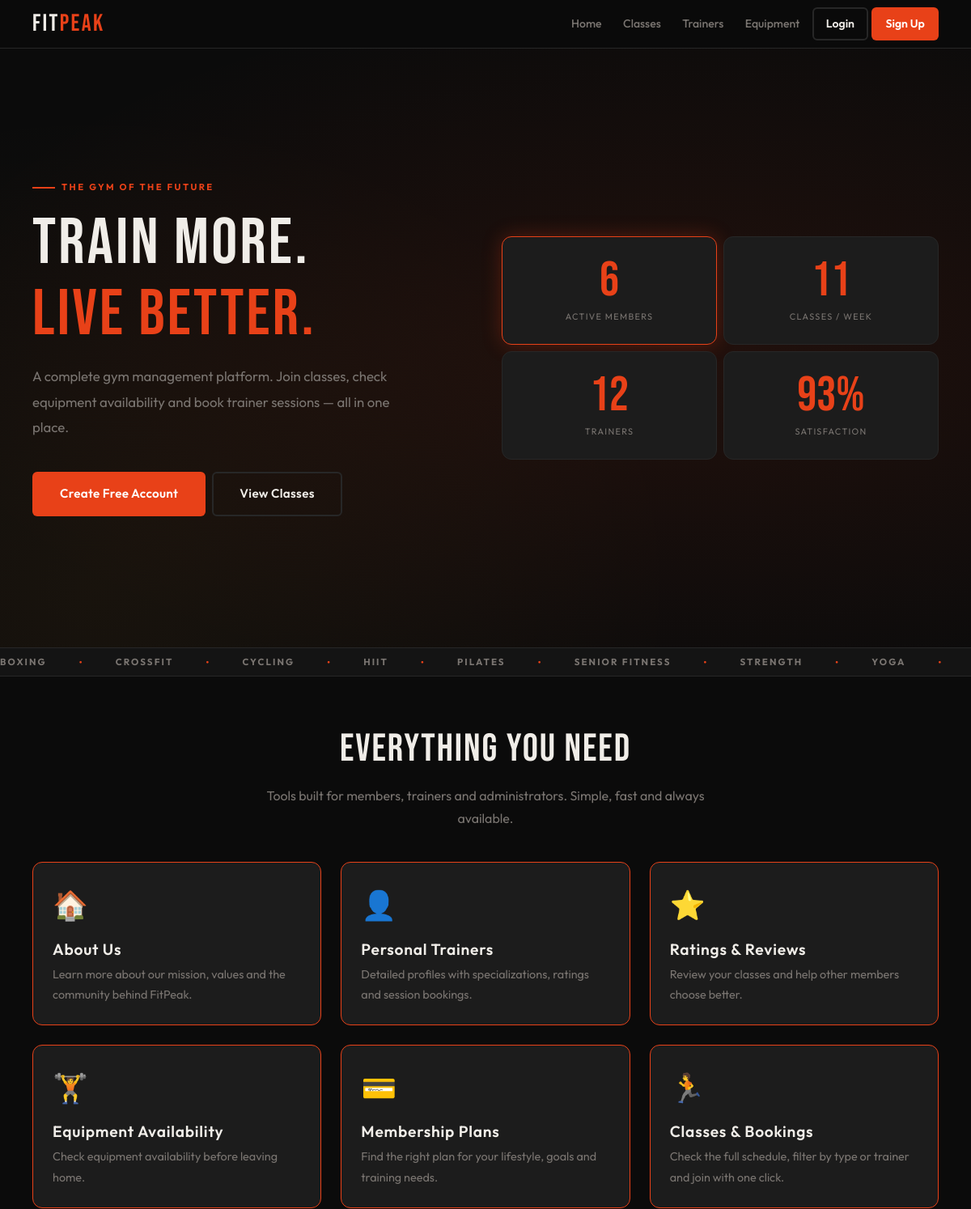
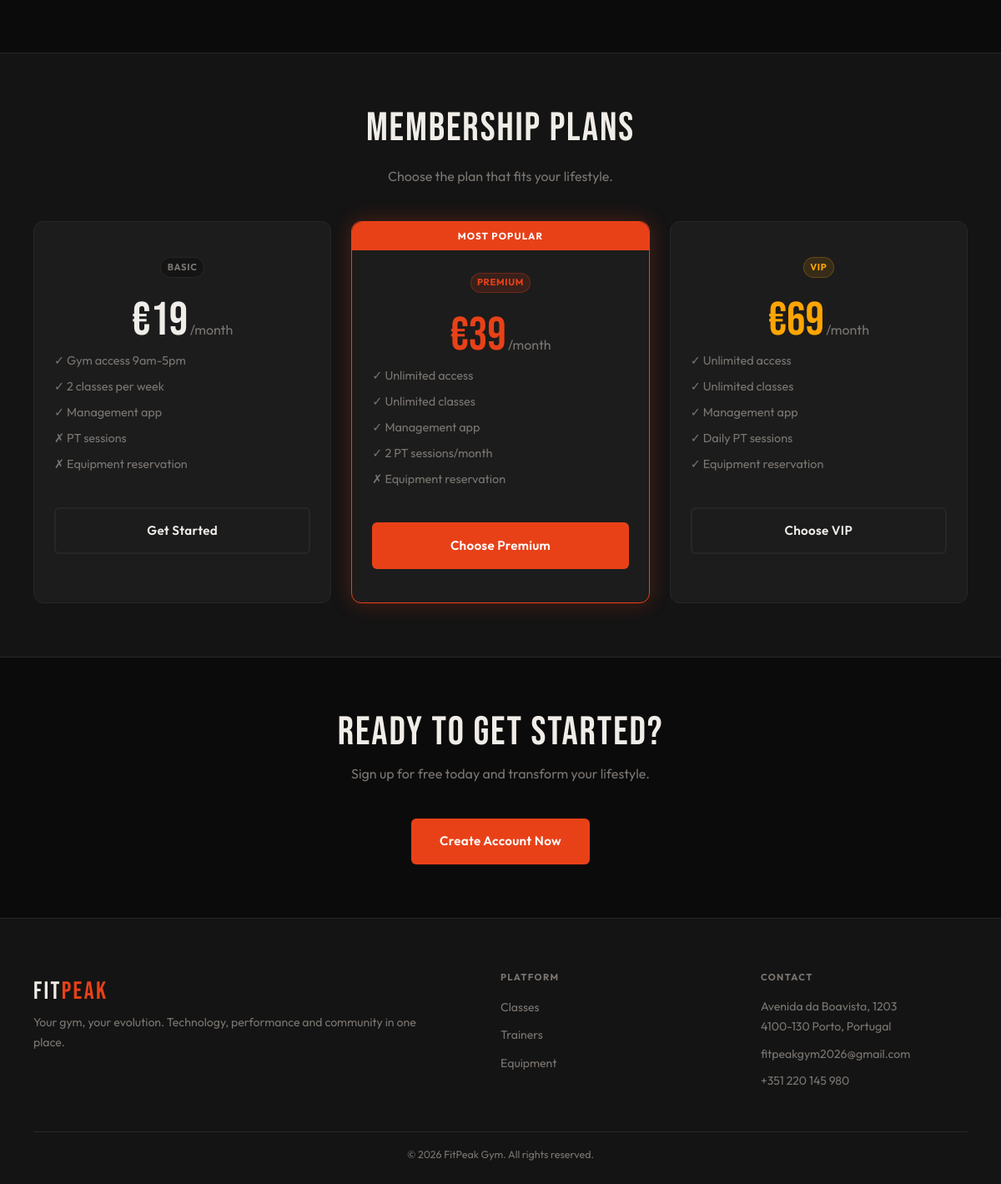
The page / on the database its author committed (2 pictures, top to bottom).
### tables this page shows
CREATE TABLE class_types (
    id INTEGER PRIMARY KEY AUTOINCREMENT,
    name TEXT UNIQUE NOT NULL,
    label TEXT NOT NULL,
    description TEXT,
    icon TEXT,
    active INTEGER NOT NULL DEFAULT 1
);

### db/home.php (called while the page is built, shortened)
<?php
function getHomeClassTypes($pdo) {
    $stmt = $pdo->prepare("
        SELECT label
        FROM class_types
        WHERE active = 1
        ORDER BY label
    ");
    $stmt->execute();
    return $stmt->fetchAll(PDO::FETCH_ASSOC);
}
?>

### template/home.php (the view)
<?php
function outputStatsGrid($stats) { ?>
    <div class="stats-grid">
        <?php foreach ($stats as $stat): ?>
            <article class="stat-box">
                <p class="stat-number">
                    <?= htmlspecialchars((string)$stat['number']) ?><?= htmlspecialchars($stat['suffix']) ?>
                </p>
                <p class="stat-label">
                    <?= htmlspecialchars($stat['label']) ?>
                </p>
            </article>
        <?php endforeach; ?>
    </div>
<?php }
function outputClassTicker($classTypes) { ?>
    <section class="classes-section">
        <div class="ticker-track">
            <?php for ($i = 0; $i < 4; $i++): ?>
                <div class="ticker-group">
                    <?php foreach ($classTypes as $type): ?>
                        <span><?= htmlspecialchars($type['label']) ?></span><span>●</span>
                    <?php endforeach; ?>
                </div>
            <?php endfor; ?>
        </div>
    </section>
<?php }
function outputFeatureCard($icon, $title, $text, $link = null, $class = 'feature-card') {
    ?>
    <article class="<?= htmlspecialchars($class) ?>">
        <a href="<?= htmlspecialchars($link ?? '#') ?>" class="feature-card-link">
            <div class="feature-icon"><?= htmlspecialchars($icon) ?></div>
            <h3><?= htmlspecialchars($title) ?></h3>
            <p><?= htmlspecialchars($text) ?></p>
        </a>
    </article>
<?php }

### includes/header.php (shortened to what this page needs)
<?php
if (!function_exists('output_header')) {
    function output_header($pageCss) {
        $loggedIn = isset($_SESSION['user_id']);
        $userRole = $_SESSION['role'] ?? '';
        $userIsAdmin = !empty($_SESSION['is_admin']) || $userRole === 'admin';
        $currentPath = $_SERVER['PHP_SELF'] ?? '';
        $isAdminArea = strpos($currentPath, '/admin/') !== false;
        $avatarHtml = '';
        if ($loggedIn && $isAdminArea && $userIsAdmin) {
            $headerArea = 'admin';
        } elseif ($loggedIn && $userRole === 'member') {
            $headerArea = 'member';
        } elseif ($loggedIn && $userRole === 'trainer') {
            $headerArea = 'trainer';
        } elseif ($loggedIn && $userRole === 'admin') {
            $headerArea = 'admin';
        } else {
            $headerArea = 'public';
        }
        if ($headerArea === 'member') {
            $logoLink = '../member/dashboard.php';
            $profileLink = '../member/profile.php';
        } elseif ($headerArea === 'trainer') {
            $logoLink = '../trainer/dashboard.php';
            $profileLink = '../trainer/profile.php';
        } elseif ($headerArea === 'admin') {
            $logoLink = '../admin/dashboard.php';
            $profileLink = '../admin/profile.php';
        } else {
            $logoLink = '../index.php';
        }
?>
<!DOCTYPE html>
<html lang="en">
<head>
    <link rel="stylesheet" href="../css/base.css">
    <link rel="stylesheet" href="../css/components.css">
    <link rel="stylesheet" href="../css/pages/<?= htmlspecialchars($pageCss) ?>">
</head>
<body>
<header>
    <nav class="navbar" aria-label="Main navigation">
        <a href="<?= htmlspecialchars($logoLink) ?>" class="logo">FIT<span>PEAK</span></a>
        <ul class="nav-menu">
            <?php if ($headerArea === 'member'): ?>
                <li><a href="../member/dashboard.php">Home</a></li>
                <li><a href="../member/classes.php">Classes</a></li>
                <li><a href="../member/trainers.php">Trainers</a></li>
                <li><a href="../member/equipment.php">Equipment</a></li>
                <?php if ($userIsAdmin): ?>
                    <li><a href="../pages/choose_area.php" class="nav-login">Switch Area</a></li>
                <?php endif; ?>
                <li class="nav-avatar">
                    <a href="../member/profile.php" class="avatar-link" title="My Profile">
                        <div class="avatar">
                            <?= $avatarHtml ?>
                        </div>
                    </a>
                </li>
            <?php else: ?>
                <li><a href="../index.php">Home</a></li>
                <li><a href="../pages/classes.php">Classes</a></li>
                <li><a href="../pages/trainers.php">Trainers</a></li>
                <li><a href="../pages/equipment.php">Equipment</a></li>
                <li><a href="../pages/login.php" class="nav-login">Login</a></li>
                <li><a href="../pages/register.php" class="nav-register">Sign Up</a></li>
            <?php endif; ?>
        </ul>
    </nav>
</header>
<?php
    }
}
?>

### index.php (shortened to what this page needs)
<?php
    require_once 'includes/header.php';
    require_once 'includes/footer.php';
    require_once 'db/home.php';
    require_once 'template/home.php';
    $pdo = getDatabaseConnection();
    $homeStats = getHomeStats($pdo);
    $classTypes = getHomeClassTypes($pdo);
    output_header('index.css');
?>
    <main class="main">
        <section class="intro-section">
            <div class="container">
                <div class="intro-layout">
                    <div class="intro-content">
                        <p class="small-text">The Gym of the Future</p>
                        <h1>
                            Train More.<br>
                            <span class="highlight">Live Better.</span>
                        </h1>
                        <p class="description">
                            A complete gym management platform. Join classes, check equipment availability and book trainer sessions — all in one place.
                        </p>
                        <div class="buttons-row">
                            <a href="pages/register.php" class="main-button">Create Free Account</a>
                            <a href="pages/classes.php" class="secondary-button">View Classes</a>
                        </div>
                    </div>
                    <?php outputStatsGrid($homeStats); ?>
                </div>
            </div>
        </section>
        <?php outputClassTicker($classTypes); ?>
        <section class="features-section" id="features">
            <div class="container">
                <header class="section-title">
                    <h2>Everything You Need</h2>
                    <p>
                        Tools built for members, trainers and administrators.
                        Simple, fast and always available.
                    </p>
                </header>
                <div class="features-grid">
                    <?php
                        outputFeatureCard('🏠', 'About Us', 'Learn more about our mission, values and the community behind FitPeak.', 'pages/about.php', 'feature-card');
                    ?>
                </div>
            </div>
        </section>
        <section class="plans-section" id="plans">
            <div class="container">
                <header class="section-title">
                    <h2>Membership Plans</h2>
                    <p>Choose the plan that fits your lifestyle.</p>
                </header>
                <div class="plans-grid">
                    <article class="plan-card">
                        <span class="plan-tag">Basic</span>
                        <div class="plan-price">
                            €19<span>/month</span>
                        </div>
                        <ul class="plan-list">
                            <li>✓ Gym access 9am-5pm</li>
                            <li>✓ 2 classes per week</li>
                            <li>✓ Management app</li>
                            <li>✗ PT sessions</li>
                            <li>✗ Equipment reservation</li>
                        </ul>
                        <a href="pages/register.php" class="secondary-button full-button">Get Started</a>
                    </article>
                    <article class="plan-card featured-plan">
                        <div class="plan-top-text">
                            <span>Most Popular</span>
                        </div>
                        <span class="plan-tag highlight-tag">Premium</span>
                        <div class="plan-price accent-price">
                            €39<span>/month</span>
                        </div>
                        <ul class="plan-list">
                            <li>✓ Unlimited access</li>
                            <li>✓ Unlimited classes</li>
                            <li>✓ Management app</li>
                            <li>✓ 2 PT sessions/month</li>
                            <li>✗ Equipment reservation</li>
                        </ul>
                        <a href="pages/register.php" class="main-button full-button">Choose Premium</a>
                    </article>
                    <article class="plan-card">
                        <span class="plan-tag vip-tag">VIP</span>
                        <div class="plan-price vip-price">
                            €69<span>/month</span>
                        </div>
                        <ul class="plan-list">
                            <li>✓ Unlimited access</li>
                            <li>✓ Unlimited classes</li>
                            <li>✓ Management app</li>
                            <li>✓ Daily PT sessions</li>
                            <li>✓ Equipment reservation</li>
                        </ul>
                        <a href="pages/register.php" class="secondary-button full-button">Choose VIP</a>
                    </article>
                </div>
            </div>
        </section>
        <section class="start-section" id="contact">
            <div class="container center-text">
                <h2>Ready to get started?</h2>
                <p>Sign up for free today and transform your lifestyle.</p>
                <a href="pages/register.php" class="main-button">Create Account Now</a>
            </div>
        </section>
    </main>
    <?php output_footer('pages/'); ?>

### includes/footer.php
<?php
function output_footer($basePath = '') {
    $safeBasePath = htmlspecialchars($basePath, ENT_QUOTES);
?>
    <footer class="site-footer">
        <div class="container">
            <div class="footer-grid">
                <div class="footer-box">
                    <span class="logo">FIT<span>PEAK</span></span>
                    <p>Your gym, your evolution. Technology, performance and community in one place.</p>
                </div>
                <div class="footer-box">
                    <h3>Platform</h3>
                    <ul>
                        <li><a href="<?= $safeBasePath ?>classes.php">Classes</a></li>
                        <li><a href="<?= $safeBasePath ?>trainers.php">Trainers</a></li>
                        <li><a href="<?= $safeBasePath ?>equipment.php">Equipment</a></li>
                    </ul>
                </div>
                <div class="footer-box">
                    <h3>Contact</h3>
                    <p>Avenida da Boavista, 1203<br>4100-130 Porto, Portugal</p>
                    <p>fitpeakgym2026@gmail.com</p>
                    <p>+351 220 145 980</p>
                </div>
            </div>
            <div class="footer-bottom">
                <p>&copy; 2026 FitPeak Gym. All rights reserved.</p>
            </div>
        </div>
    </footer>
    </body>
    </html>
<?php } ?>

### css/base.css (style rules this page uses)
:root { --bg: #0b0b0b; --surface: #141414; --card: #1c1c1c; --border: #272727; --accent: #e84118; --accent-glow: rgba(232, 65, 24, 0.28); --text: #f0ede8; --muted: #7a7571; --success: #2ed573; --warning: #ffa502; --danger: #ff4757; --info: #1e90ff; --ff-display: 'Bebas Neue', sans-serif; --ff-body: 'Outfit', sans-serif; --sp-xs: 0.25rem; --sp-sm: 0.5rem; --sp-md: 1rem; --sp-lg: clamp(1rem, 3vw, 1.5rem); --sp-xl: clamp(1.5rem, 5vw, 2.5rem); --sp-2xl: clamp(2rem, 7vw, 4rem); --nav-h: 60px; --r-sm: 6px; --r-md: 12px; --r-pill: 999px; --touch: 44px; --max-w: 1200px; --shadow-a: 0 0 24px var(--accent-glow); --t: 0.22s cubic-bezier(0.4, 0, 0.2, 1); }
*, *::before, *::after { box-sizing: border-box; margin: 0; padding: 0; }
html { font-size: 16px; scroll-behavior: smooth; -webkit-text-size-adjust: 100%; }
body { font-family: var(--ff-body); background: var(--bg); color: var(--text); line-height: 1.6; min-height: 100dvh; display: flex; flex-direction: column; overflow-x: hidden; }
a { color: inherit; text-decoration: none; }
ul, ol { list-style: none; }
h1, h2, h3, h4, h5, h6 { font-family: var(--ff-display); letter-spacing: 0.04em; line-height: 1.1; font-weight: 400; }
h1 { font-size: clamp(2.2rem, 7vw, 5rem); }
h2 { font-size: clamp(1.6rem, 5vw, 3rem); }
h3, h4 { font-size: clamp(1rem, 2.5vw, 1.2rem); font-family: var(--ff-body); font-weight: 600; }
p { line-height: 1.75; }
.container { width: 100%; max-width: var(--max-w); margin-inline: auto; padding-inline: var(--sp-md); }
.main { flex: 1; padding-top: var(--nav-h); }
.center-text { text-align: center; }
.full-button { width: 100%; }
@media (min-width: 640px) { .container { padding-inline: var(--sp-lg); } }
@media (min-width: 1024px) { .container { padding-inline: var(--sp-xl); } }

### rows shown on the page
class_types: label "BOXING"
class_types: label "CROSSFIT"
class_types: label "CYCLING"
class_types: label "HIIT"
class_types: label "PILATES"
class_types: label "SENIOR FITNESS"
class_types: label "STRENGTH"
class_types: label "YOGA"

### other values the page prints
$stat['number'] "6"
$stat['label'] "ACTIVE MEMBERS"
$stat['number'] "11"
$stat['label'] "CLASSES / WEEK"
$stat['number'] "12"
$stat['label'] "TRAINERS"
$stat['number'] "93"
$stat['suffix'] "%"
$stat['label'] "SATISFACTION"
$icon "🏠 👤 ⭐ 🏋️ 💳 🏃"
$title "About Us Personal Trainers Ratings & Reviews Equipment Availability Membership Plans Classes & Bookings"
